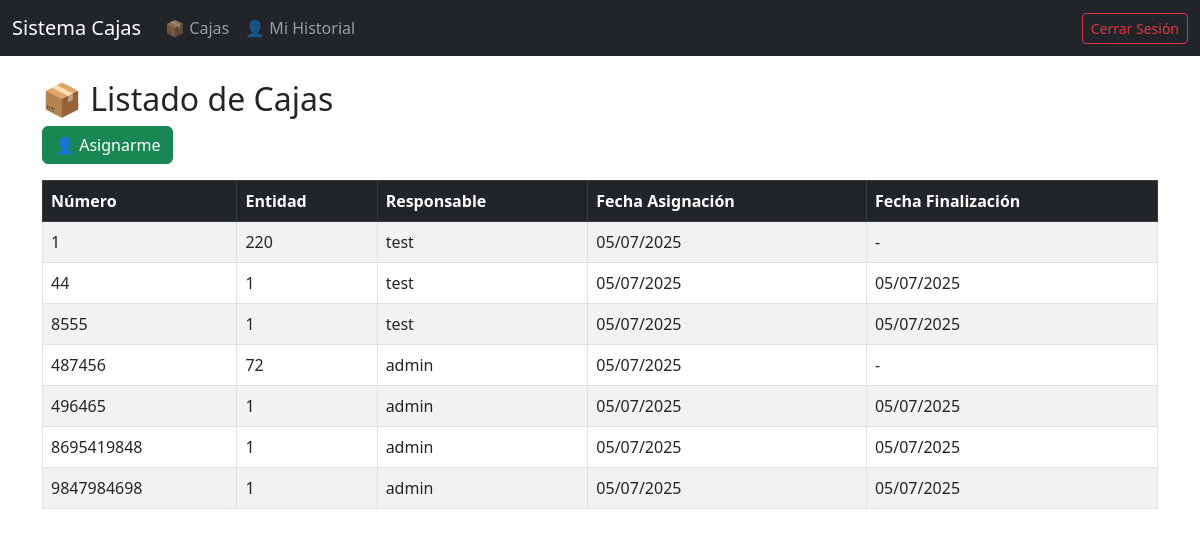
The app's page /cajas/ (signed in) with its own data.
### cajas/models.py (models this page shows, shortened)
class Caja(models.Model):
    numero = models.CharField(max_length=20, unique=True)
    entidad = models.ForeignKey(Entidad, on_delete=models.SET_NULL, null=True, blank=True)
    responsable = models.ForeignKey(Usuario, on_delete=models.SET_NULL, null=True, blank=True)
    fecha_asignacion = models.DateField(null=True, blank=True)
    fecha_finalizacion = models.DateField(null=True, blank=True)

### entidades/models.py (models this page shows, shortened)
class Entidad(models.Model):
    nombre = models.CharField(max_length=100)
    proceso = models.ForeignKey(Proceso, on_delete=models.CASCADE)
    activa = models.BooleanField(default=False)

### usuarios/models.py (models this page shows)
class Usuario(AbstractUser):
    nombre = models.CharField(max_length=100)
    apellido = models.CharField(max_length=100)

### cajas/views.py (the view)
# urls.py: path('', views.lista_cajas, name='lista_cajas'),  # ← ESTA es la que falta
@login_required
def lista_cajas(request):
    cajas = Caja.objects.all()
    return render(request, 'cajas/lista.html', {'cajas': cajas})

### templates/cajas/lista.html (shortened to what this page needs)
{% extends 'base.html' %}
{% block content %}
<h2>📦 Listado de Cajas</h2>
<a href="{% url 'asignar_caja' %}" id="btn-asignarme" class="btn btn-success mb-3">👤 Asignarme</a>
<table class="table table-striped table-bordered">
  <thead class="table-dark">
    <tr>
      <th>Número</th>
      <th>Entidad</th>
      <th>Responsable</th>
      <th>Fecha Asignación</th>
      <th>Fecha Finalización</th>
    </tr>
  </thead>
  <tbody>
    {% for caja in cajas %}
    <tr>
      <td>{{ caja.numero }}</td>
      <td>{{ caja.entidad.nombre }}</td>
      <td>{{ caja.responsable.username|default:"Sin asignar" }}</td>
      <td>{{ caja.fecha_asignacion|date:"d/m/Y" }}</td>
      <td>{{ caja.fecha_finalizacion|date:"d/m/Y"|default:"-" }}</td>
    </tr>
    {% endfor %}
  </tbody>
</table>
{% endblock %}

### records on screen
Caja: numero "1", entidad.nombre "220", responsable.username "test", fecha_asignacion "05/07/2025", fecha_finalizacion "-"
Caja: numero "44", entidad.nombre "1", responsable.username "test", fecha_asignacion "05/07/2025", fecha_finalizacion "05/07/2025"
Caja: numero "8555", entidad.nombre "1", responsable.username "test", fecha_asignacion "05/07/2025", fecha_finalizacion "05/07/2025"
Caja: numero "487456", entidad.nombre "72", responsable.username "admin", fecha_asignacion "05/07/2025", fecha_finalizacion "-"
Caja: numero "496465", entidad.nombre "1", responsable.username "admin", fecha_asignacion "05/07/2025", fecha_finalizacion "05/07/2025"
Caja: numero "8695419848", entidad.nombre "1", responsable.username "admin", fecha_asignacion "05/07/2025", fecha_finalizacion "05/07/2025"
Caja: numero "9847984698", entidad.nombre "1", responsable.username "admin", fecha_asignacion "05/07/2025", fecha_finalizacion "05/07/2025"
